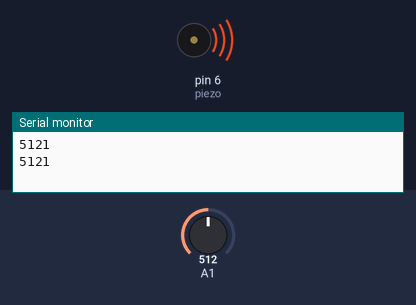
Bench run of a sketch on a simulated Arduino Uno, built with avr-gcc and run on an emulated ATmega328P. On the bench: buzzer (waves = sounding), the last lines printed to the serial monitor. The inputs (shaded band) are chosen by the test bench; at power-on: A1 = 512.

Above: at 1.8 s.
1.9 s: A1 set to 356
3.4 s: A1 set to 341
At 5.2 s:
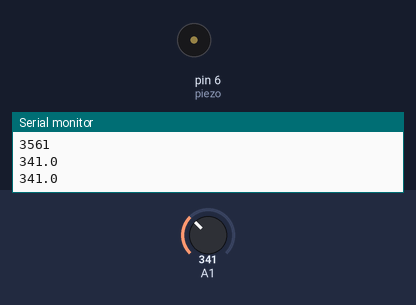
5.5 s: A1 set to 360
At 7.1 s:
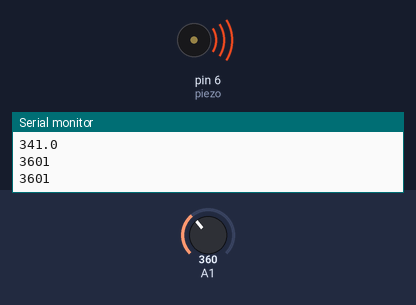
7.5 s: A1 set to 340
At 8.9 s:
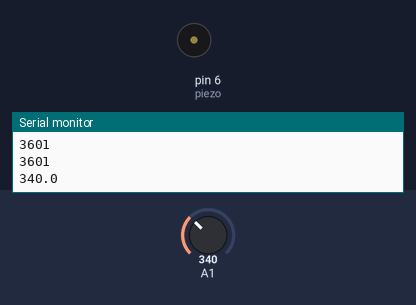
Timing chart, 0 to 10.5 s (numbered marks = the images above; inputs shaded):
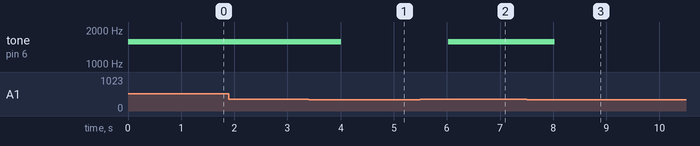

Measured:
- the behaviour switches between 350 and 349 on A1 (found by bisection; images 0 and 1)
- after the input at 3.4 s, tone on pin 6 (piezo): 1567 Hz → silent after 0.61 s
- after the input at 5.5 s, tone on pin 6 (piezo): silent → 1567 Hz after 0.52 s
- after the input at 7.5 s, tone on pin 6 (piezo): 1567 Hz → silent after 0.53 s

The sketch:

alcohol_sensor.ino
```cpp
#include <SoftwareSerial.h>

int piezo = 6;
SoftwareSerial bluetooth (2,3);

void setup() {
  Serial.begin(9600);
  bluetooth.begin(9600);
  pinMode(A1, INPUT);
  pinMode(piezo, OUTPUT);
}
void loop() {
  int alc = analogRead(A1);

  if (alc < 350) {
    Serial.print(alc);
    Serial.println(".0"); //OK.
    noTone(piezo);
    bluetooth.println("0");
  }
  else {
    Serial.print(alc);
    Serial.println("1"); //Warning
    tone(piezo, 1567);
    bluetooth.println("1");
  }

  delay(1000);
}
```
